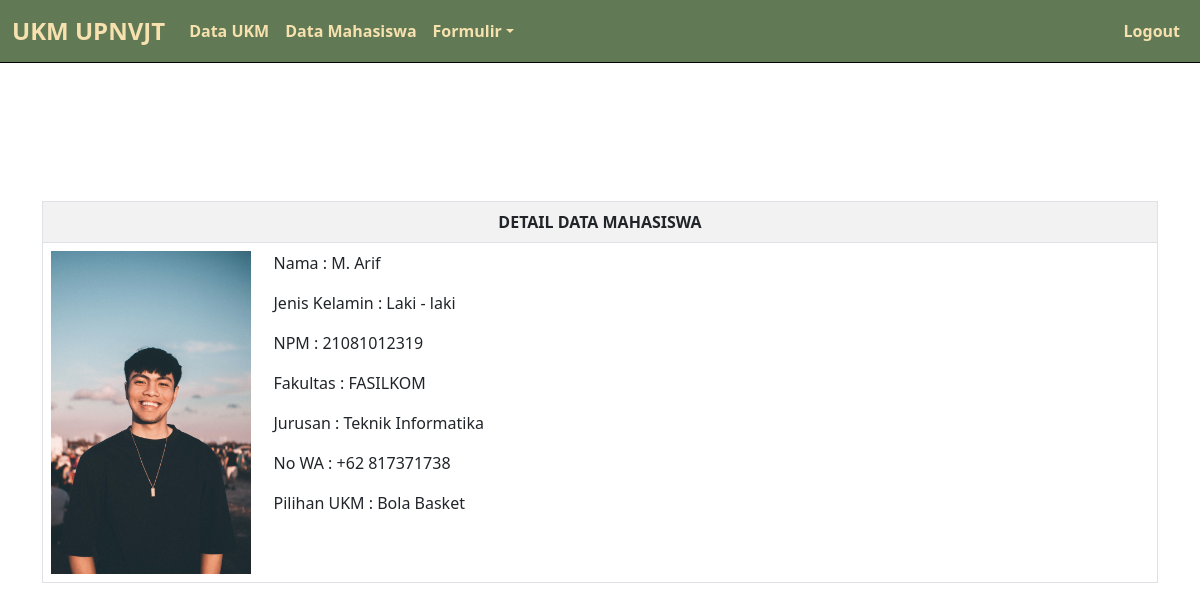
Page /detail.php?id=8 (signed in) on the earlier database version.
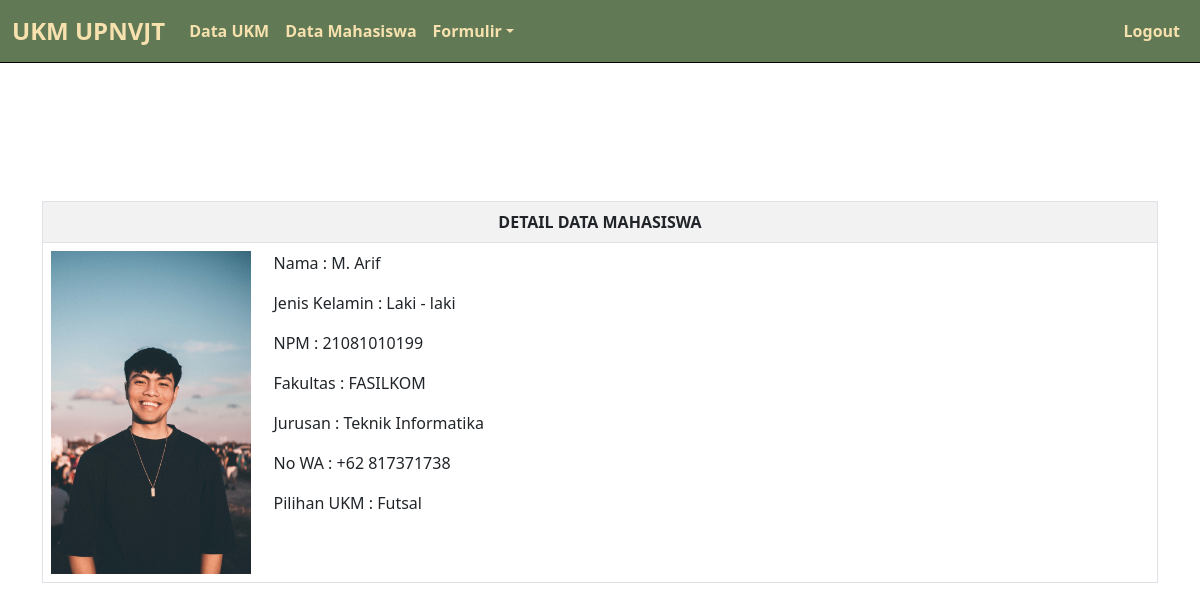
Same page on the later database version.
### tables this page shows
CREATE TABLE `mahasiswa` (
  `id` int(11) NOT NULL,
  `nama` varchar(50) NOT NULL,
  `jk` varchar(20) NOT NULL,
  `npm` varchar(30) NOT NULL,
  `fak` varchar(30) NOT NULL,
  `jur` varchar(30) NOT NULL,
  `wa` varchar(30) NOT NULL,
  `ukm` varchar(50) NOT NULL,
  `sp` text NOT NULL
);

### detail.php (the view, shortened to what this page needs)
<?php
require_once 'functions.php';
if (isset($_GET['id'])) {
    $id = $_GET['id'];
    $query = "SELECT * FROM mahasiswa WHERE id='$id'";
    $result = mysqli_query($conn, $query);
    if ($data = $result->fetch_assoc()) {
        $nama = $data['nama'];
        $jk = $data['jk'];
        $npm = $data['npm'];
        $fak = $data['fak'];
        $jur = $data['jur'];
        $wa = $data['wa'];
        $ukm = $data['ukm'];
        $sp = $data['sp'];
    }
}
?>
<!DOCTYPE html>
<html lang="en">
<head>
    <link href="https://cdn.jsdelivr.net/npm/bootstrap@5.3.0-alpha3/dist/css/bootstrap.min.css" rel="stylesheet" />
    <link rel="stylesheet" href="style.css" />
</head>
<body>
    <nav class="navbar navbar-expand-lg fixed-top">
        <div class="container-fluid">
            <a class="navbar-brand" href="index.php">UKM UPNVJT</a>
            <div class="collapse navbar-collapse justify-content-between" id="navbarNavAltMarkup">
                <div class="navbar-nav">
                    <a class="nav-link" aria-current="page" href="index.php">Data UKM</a>
                    <a class="nav-link" href="data.php">Data Mahasiswa</a>
                    <div class="dropdown">
                        <a class="nav-link dropdown-toggle" href="#" role="button" data-bs-toggle="dropdown" aria-expanded="false">Formulir</a>
                    </div>
                </div>
                <div class="navbar-nav">
                    <a class="nav-link" href="logout.php">Logout</a>
                </div>
            </div>
        </div>
    </nav>
    <div class="detail container">
        <table class="table table-striped border">
            <tr>
                <th colspan="2" class="text-center">DETAIL DATA MAHASISWA</th>
            </tr>
            <tr>
                <td>
                    <img src="uploads/<?= $sp ?>" width="200px" alt="fotomuka">
                </td>
                <td style="width:80%;">
                    <p>Nama : <?= $nama ?></p>
                    <p>Jenis Kelamin : <?= $jk ?></p>
                    <p>NPM : <?= $npm ?></p>
                    <p>Fakultas : <?= $fak ?></p>
                    <p>Jurusan : <?= $jur ?></p>
                    <p>No WA : <?= $wa ?></p>
                    <p>Pilihan UKM : <?= $ukm ?></p>
                </td>
            </tr>
        </table>
    </div>
</body>
</html>

Differences in the rows shown:
changed mahasiswa "M. Arif": npm "21081012319" → "21081010199"; ukm "Bola Basket" → "Futsal"
